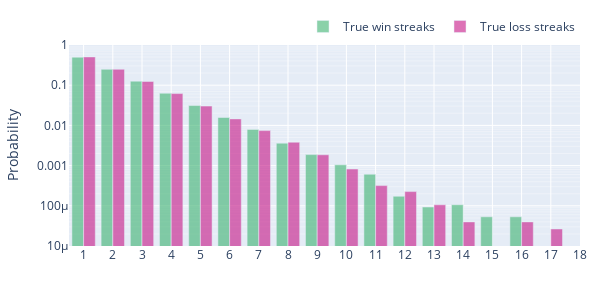

Write notebook code for a chart like this one.
### Code cell
import plotly.graph_objects as go

fig = go.Figure()

bins = dict( # bins used for histogram
        start=1,
        end=30,
        size=1
    )


fig.add_trace(
    go.Bar(
        x=np.arange(1, 20, 1),
        y=true_counts_wins,
        name='True win streaks',
        marker_color='rgba(60, 179, 113, 0.6)',
    )
)

fig.add_trace(
    go.Bar(
        x=np.arange(1, 20, 1),
        y=true_counts_loss,
        name='True loss streaks',
        marker_color='rgba(199, 21, 133, 0.6)',
    )
)

fig.update_xaxes(
    tickmode='linear', 
    tick0=1, 
    dtick=1, 
    range=[0.5, 18.],
    showgrid=True, 
    title='',
    minor=dict(showgrid=True)
)

fig.update_yaxes(
    type='log', 
    title='Probability', 
    range=[-5, 0], 
    showgrid=True, 
    minor=dict(showgrid=True)
)

fig.update_layout(
    hovermode="x",
    margin=dict(l=20, r=20, t=20, b=20),
    legend=dict(orientation="h", yanchor="bottom", y=1.02, xanchor="right", x=1),
    width=600, height=300,  
)

fig.show()

with open("docs/loserQ/assets/history_streak_histogram.json", "w") as f:
    f.write(fig.to_json())

### Figure 1 — Plotly figure (JSON) as saved in the notebook; plotly's stock layout.template omitted (floating-point values rounded to 4 significant figures)
{"data": [{"marker": {"color": "rgba(60, 179, 113, 0.6)"}, "name": "True win streaks", "type": "bar", "x": [1, 2, 3, 4, 5, 6, 7, 8, 9, 10, 11, 12, 13, 14, 15, 16, 17, 18, 19], "y": [0.4993, 0.2487, 0.1262, 0.06329, 0.03123, 0.01573, 0.007946, 0.00362, 0.001877, 0.001052, 0.0006123, 0.000173, 9.317e-05, 0.0001065, 5.324e-05, 5.324e-05, 0, 0]}, {"marker": {"color": "rgba(199, 21, 133, 0.6)"}, "name": "True loss streaks", "type": "bar", "x": [1, 2, 3, 4, 5, 6, 7, 8, 9, 10, 11, 12, 13, 14, 15, 16, 17, 18, 19], "y": [0.5053, 0.2491, 0.1243, 0.06186, 0.03022, 0.01453, 0.007429, 0.003821, 0.001857, 0.0008225, 0.0003184, 0.0002255, 0.0001061, 3.98e-05, 0, 3.98e-05, 2.653e-05, 0]}], "layout": {"height": 300, "hovermode": "x", "legend": {"orientation": "h", "x": 1, "xanchor": "right", "y": 1.02, "yanchor": "bottom"}, "margin": {"b": 20, "l": 20, "r": 20, "t": 20}, "width": 600, "xaxis": {"dtick": 1, "minor": {"showgrid": true}, "range": [0.5, 18], "showgrid": true, "tick0": 1, "tickmode": "linear", "title": {"text": ""}, "type": "linear"}, "yaxis": {"minor": {"showgrid": true}, "range": [-5, 0], "showgrid": true, "title": {"text": "Probability"}, "type": "log"}}}
